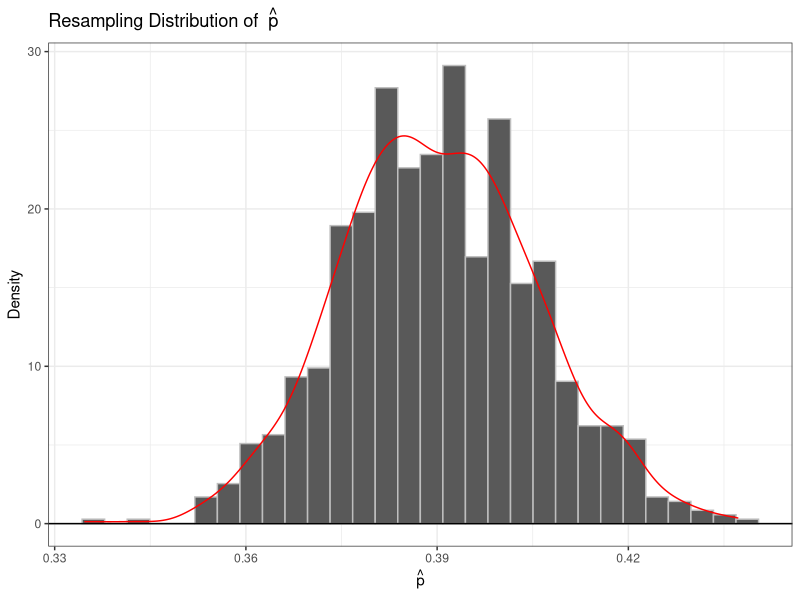
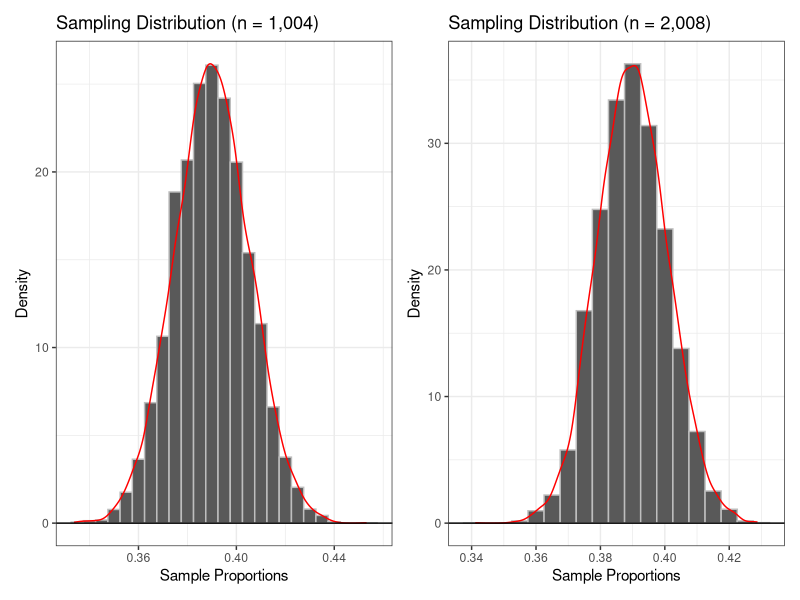
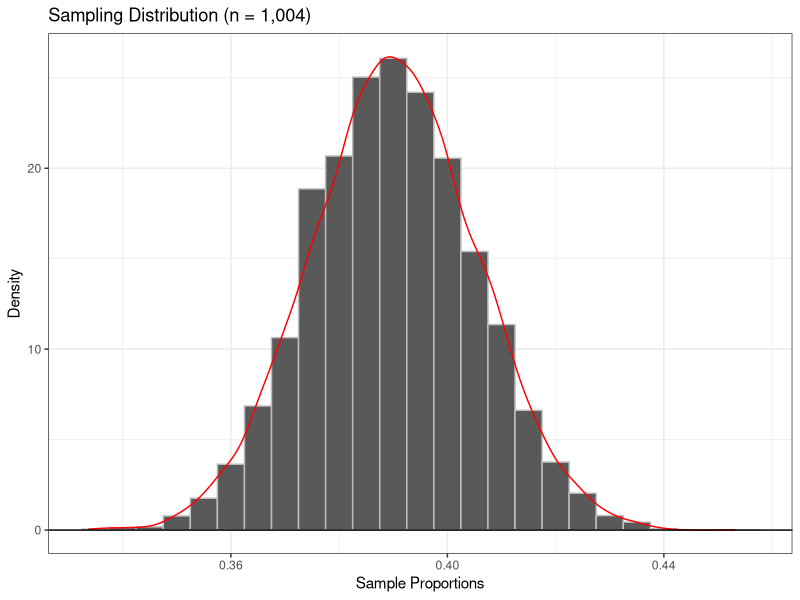
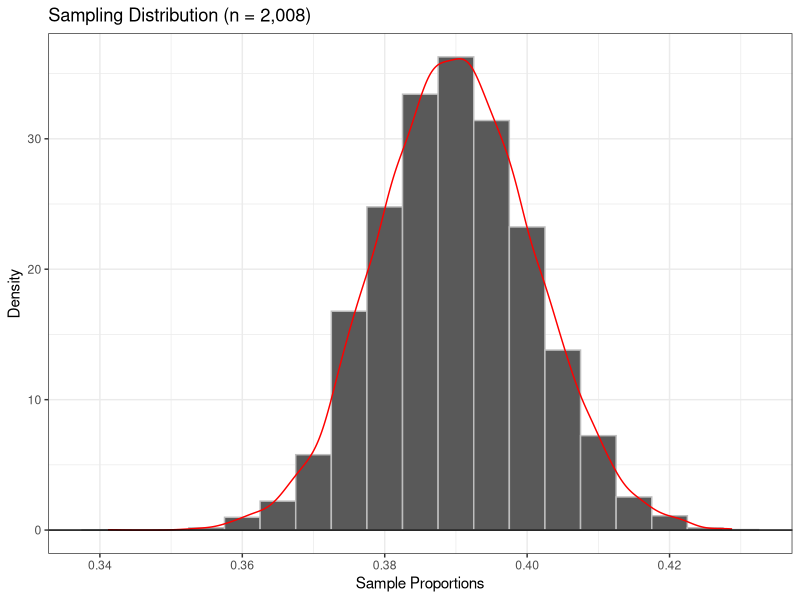

Write the R code that produced these figures, in order.
################################################################################
# Lab 10
# Caroline Devine
################################################################################

################################################################################
# Part 1: Basic Simulation
################################################################################
library(tidyverse)
library(patchwork)
library(nleqslv)

# True Probability
true.p <- 0.39

### First Sample Size ###
sample.size <- 1004
polls <- 10000

satisfied <- rbinom(polls, size = sample.size, prob = true.p)
proportion.satisfied <- satisfied/sample.size

og.sample <- tibble(proportion = proportion.satisfied)

sample.plot.1 <- ggplot(data = og.sample) + 
  geom_histogram(aes(x=proportion, y=after_stat(density)),
                 binwidth = 0.005,
                 color="grey")+
  geom_density(aes(x = proportion), color = "red")+
  geom_hline(yintercept=0)+
  theme_bw()+
  xlab("Sample Proportions")+
  ylab("Density")+
  ggtitle("Sampling Distribution (n = 1,004)")

#Shape is roughly normal (bell-shaped), centering around 0.39, symmetrical (small variation from random samping)
# Expected b/c of CLT 

# Range of the middle 95%
quant.nums <- quantile(proportion.satisfied, probs = c(0.025, 0.975))
range.middle <- quant.nums[2] - quant.nums[1]
margin.error <- range.middle/2
# This margin of error is approximately 3% which is lower than the 4% Gallup reported


### Second Sample Size ###
sample.size2 <- 2008 # doubled sample size

satisfied2 <- rbinom(polls, size = sample.size2, prob = true.p)
proportion.satisfied2 <- satisfied2/sample.size2

sample2 <- tibble(proportion = proportion.satisfied2)

sample.plot.2 <- ggplot(data = sample2) + 
  geom_histogram(aes(x=proportion, y=after_stat(density)),
                 binwidth = 0.005,
                 color="grey")+
  geom_density(aes(x = proportion), color = "red")+
  geom_hline(yintercept=0)+
  theme_bw()+
  xlab("Sample Proportions")+
  ylab("Density")+
  ggtitle("Sampling Distribution (n = 2,008)")

#Shape is roughly normal (bell-shaped), centering around 0.39, symmetrical (small variation from random samping)
# Expected b/c of CLT 

# Range of the middle 95%
quant.nums.2 <- quantile(proportion.satisfied2, probs = c(0.025, 0.975))
range.middle.2 <- quant.nums.2[2] - quant.nums.2[1]
margin.error.2 <- range.middle.2/2
# This margin of error is approximately 2.15% which is slightly higher than the 2% Gallup reported


# Two Samples Together
sample.distributions <- sample.plot.1 + sample.plot.2

# Table
table1 <- tibble(
  `Sample Size` = c(1004, 2008),
  `Range of middle 95%` = c(range.middle, range.middle.2), 
  `Margin of Error` = c(margin.error, margin.error.2)
)

################################################################################
# Part 2: Resampling
################################################################################

# Data from the Gallup Survey
samp.size <- 1004
perc.satisfied <- 0.39
perc.unsatisfied <- 0.59
perc.no.opinion <- 0.02 # is this relevant for the data

dat.gallup <- tibble(id = 1:samp.size,
                     response =  c(rep("satisfied", round(perc.satisfied*samp.size)),
                                   rep("unsatisfied", round(perc.unsatisfied*samp.size)),
                                   rep("no opinion", round(perc.no.opinion*samp.size)))
                    )

#dat.gallup |>
#  summarize(
#    proportion.sat = mean(response == "satisfied")
#  )

R <- 1000 # number of resamples
resamples <- tibble(p.hat = numeric(R))
for (i in 1:R){
  curr.resample <- sample(x = dat.gallup$response,
                          size = nrow(dat.gallup),
                          replace = TRUE)
  resamples$p.hat[i] <- mean(curr.resample == "satisfied")
}
resample.plot <- ggplot(resamples) + 
  geom_histogram(aes(x=p.hat, y=after_stat(density)),
                      bins = 30,
                      color="grey")+
  geom_density(aes(x = p.hat), color = "red")+
  geom_hline(yintercept=0)+
  theme_bw()+
  xlab(bquote(hat(p)))+
  ylab("Density")+
  ggtitle("Resampling Distribution of "~hat(p))
